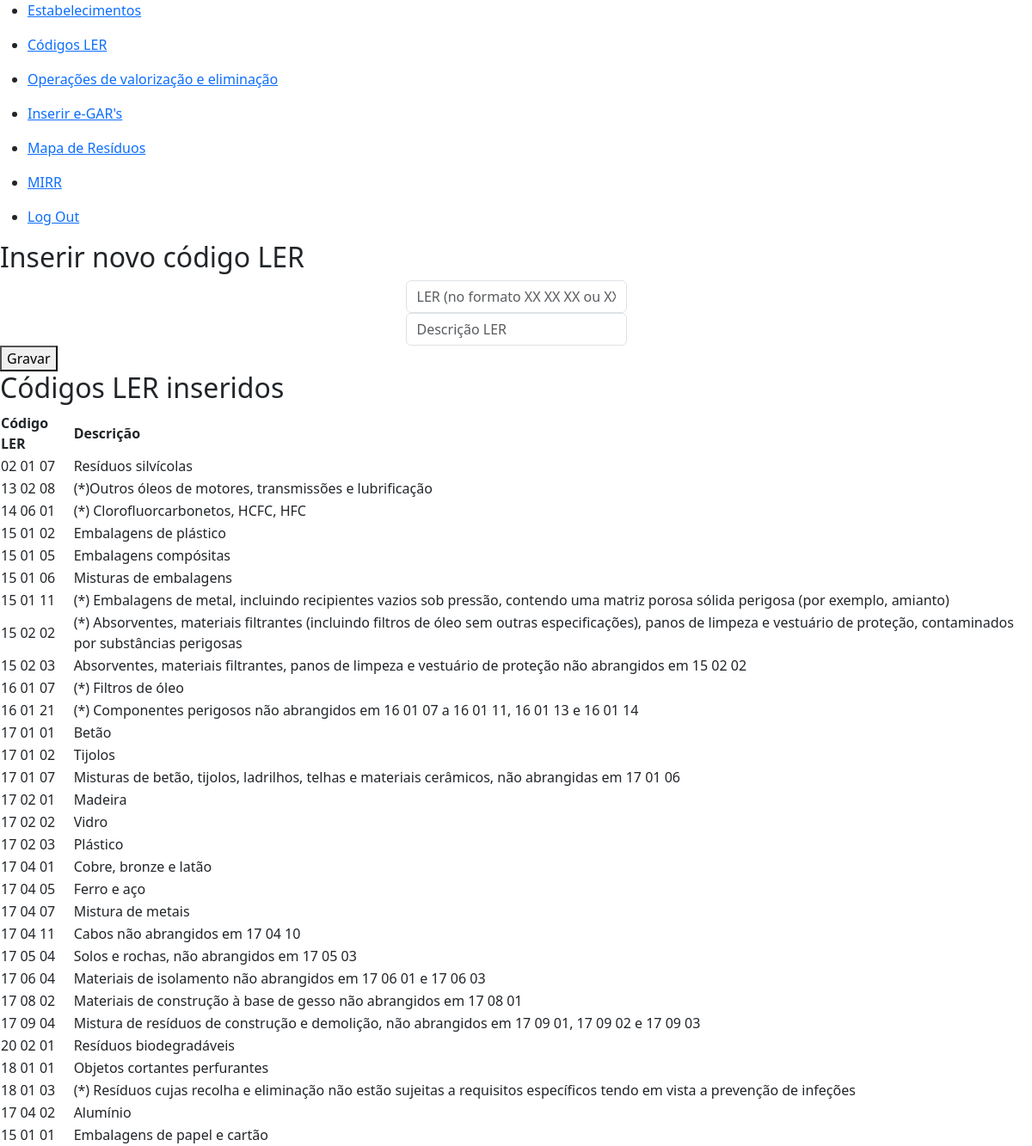
Screenshot of /codler_description (signed in) with the database file from the repository.
### tables this page shows
CREATE TABLE codler_description (
    codLER TEXT NOT NULL UNIQUE,
    description TEXT NOT NULL
);

### app.py (the view, shortened to what this page needs)
@app.route("/codler_description", methods=["GET", "POST"])
@login_required
def codler_description():
    if request.method == "GET":
        all_codLER = db.execute("SELECT * FROM codler_description")
        return render_template("codler_description.html", all_codLER=all_codLER)

### helpers.py (called while the page is built)
def login_required(f):
    @wraps(f)
    def decorated_function(*args, **kwargs):
        if session.get("user_id") is None:
            return redirect("/login")
        return f(*args, **kwargs)
    return decorated_function

### templates/codler_description.html (shortened to what this page needs)
{% extends "layout.html" %}
{% block main %}
<h2>Inserir novo código LER</h2>
<form action="/codler_description" method="post">
    <div>
        <input autocomplete="off" autofocus class="form-control mx-auto w-auto" name="codLER" placeholder="LER (no formato XX XX XX ou XXXXXX)" type="text">
    </div>
    <div>
        <input autocomplete="off" autofocus class="form-control mx-auto w-auto" name="description" placeholder="Descrição LER" type="text">
    </div>
    <button type="submit">Gravar</button>
</form>
<h2>Códigos LER inseridos</h2>
<table style="width:100%">
    <thead>
        <tr>
            <th>Código LER</th>
            <th>Descrição</th>
        </tr>
    </thead>
    <tbody>
        {% for row in all_codLER %}
        <tr>
            <td>{{ row.codLER }}</td>
            <td>{{ row.description }}</td>
        </tr>
        {% endfor %}
    </tbody>
</table>
{% endblock %}

### rows the page displays
codler_description: codLER "02 01 07", description "Resíduos silvícolas"
codler_description: codLER "13 02 08", description "(*)Outros óleos de motores, transmissões e lubrificação"
codler_description: codLER "14 06 01", description "(*) Clorofluorcarbonetos, HCFC, HFC"
codler_description: codLER "15 01 02", description "Embalagens de plástico"
codler_description: codLER "15 01 05", description "Embalagens compósitas"
codler_description: codLER "15 01 06", description "Misturas de embalagens"
codler_description: codLER "15 01 11", description "(*) Embalagens de metal, incluindo recipientes vazios sob pressão, contendo uma matriz porosa sólida perigosa (por exemplo, amianto)"
codler_description: codLER "15 02 02", description "(*) Absorventes, materiais filtrantes (incluindo filtros de óleo sem outras especificações), panos de limpeza e vestuário de proteção, contaminados por substâncias perigosas"
codler_description: codLER "15 02 03", description "Absorventes, materiais filtrantes, panos de limpeza e vestuário de proteção não abrangidos em 15 02 02"
codler_description: codLER "16 01 07", description "(*) Filtros de óleo"
codler_description: codLER "16 01 21", description "(*) Componentes perigosos não abrangidos em 16 01 07 a 16 01 11, 16 01 13 e 16 01 14"
codler_description: codLER "17 01 01", description "Betão"
codler_description: codLER "17 01 02", description "Tijolos"
codler_description: codLER "17 01 07", description "Misturas de betão, tijolos, ladrilhos, telhas e materiais cerâmicos, não abrangidas em 17 01 06"
codler_description: codLER "17 02 01", description "Madeira"
codler_description: codLER "17 02 02", description "Vidro"
codler_description: codLER "17 02 03", description "Plástico"
codler_description: codLER "17 04 01", description "Cobre, bronze e latão"
codler_description: codLER "17 04 05", description "Ferro e aço"
codler_description: codLER "17 04 07", description "Mistura de metais"
codler_description: codLER "17 04 11", description "Cabos não abrangidos em 17 04 10"
codler_description: codLER "17 05 04", description "Solos e rochas, não abrangidos em 17 05 03"
codler_description: codLER "17 06 04", description "Materiais de isolamento não abrangidos em 17 06 01 e 17 06 03"
codler_description: codLER "17 08 02", description "Materiais de construção à base de gesso não abrangidos em 17 08 01"
codler_description: codLER "17 09 04", description "Mistura de resíduos de construção e demolição, não abrangidos em 17 09 01, 17 09 02 e 17 09 03"
codler_description: codLER "20 02 01", description "Resíduos biodegradáveis"
codler_description: codLER "18 01 01", description "Objetos cortantes perfurantes"
codler_description: codLER "18 01 03", description "(*) Resíduos cujas recolha e eliminação não estão sujeitas a requisitos específicos tendo em vista a prevenção de infeções"
codler_description: codLER "17 04 02", description "Alumínio"
codler_description: codLER "15 01 01", description "Embalagens de papel e cartão"
